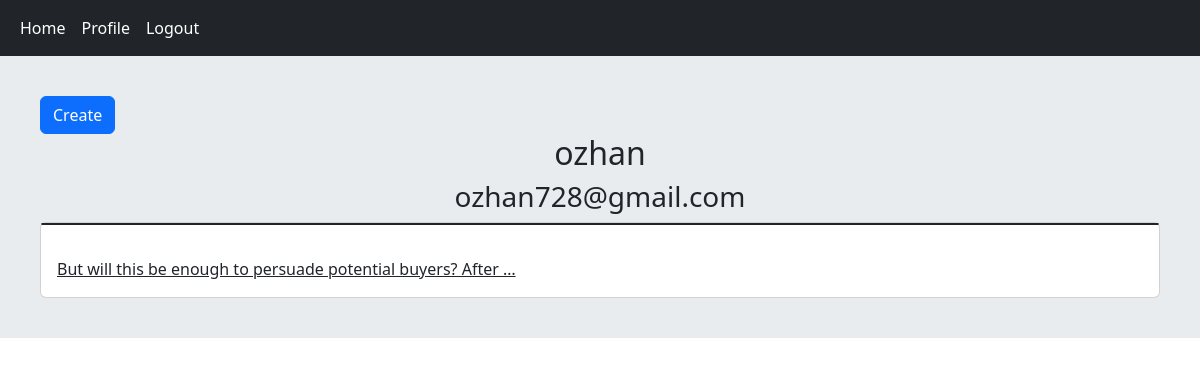
Before: /account/profile/1/ (signed in) with the older database file.
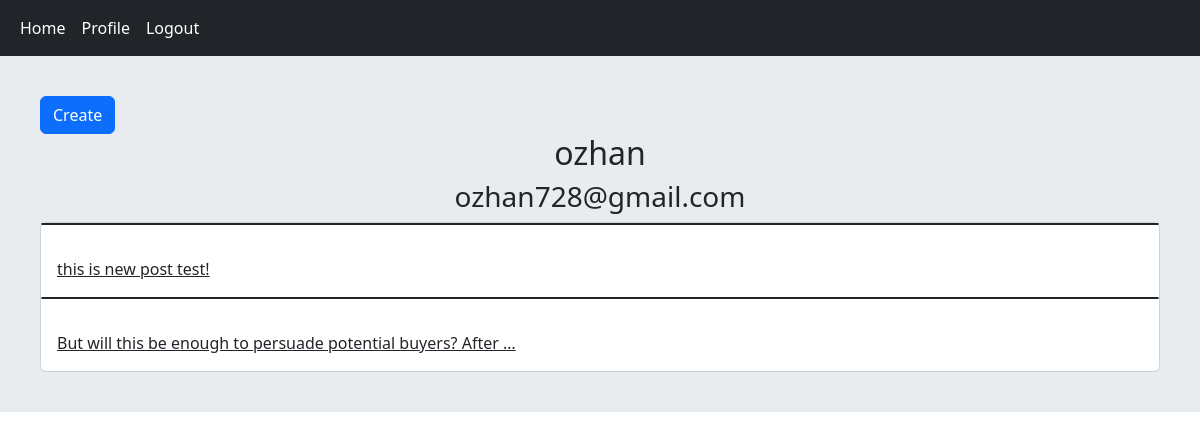
After: the same page with the newer database file.
### home/models.py (models this page shows, shortened)
class Post(models.Model):
    user = models.ForeignKey(User,on_delete=models.CASCADE,related_name='posts')
    body = models.TextField()
    slug = models.SlugField()
    created = models.DateTimeField(auto_now_add=True)
    updated = models.DateTimeField(auto_now=True)
    class Meta():
        ordering = ['-updated']
    def get_absolute_url(self):
        return reverse('home:post_detail',args=(self.id,self.slug))

### account/views.py (the view)
# urls.py: path('profile/<user_id>/',views.UserProfileView.as_view(),name='user_profile'),
class UserProfileView(LoginRequiredMixin, View):
    def get(self, request, user_id):
        if_following = False
        user = get_object_or_404(User, pk=user_id)
        post = user.posts.all()
        relation = Relation.objects.filter(from_user = request.user , to_user=user)
        if relation.exists():
            if_following = True
        return render(request, 'account/profile.html', {'user': user, 'posts': post,'is_following':if_following})

### account/templates/account/profile.html (shortened to what this page needs)
{% extends 'base.html' %}
{% block content %}
    {% if request.user.id == user.id %}
        <a href="{% url 'home:post_create' %}" class="btn btn-primary" > Create </a>
    {% endif %}
    <h2 class="text-center" > {{ user.username }} </h2>
    <h3 class="text-center" > {{ user.email }} </h3>
    <div class="card" >
        {% for post in posts %}
        <h2 class="card border-dark mb-3">  </h2>
            <a href="{{ post.get_absolute_url }}" class="card-body" > {{ post.body|truncatewords:10 }}  </a>
        {% endfor %}
    </div>
{% endblock %}

Changed rows visible on the page:
added Post: body "this is new post test!"
